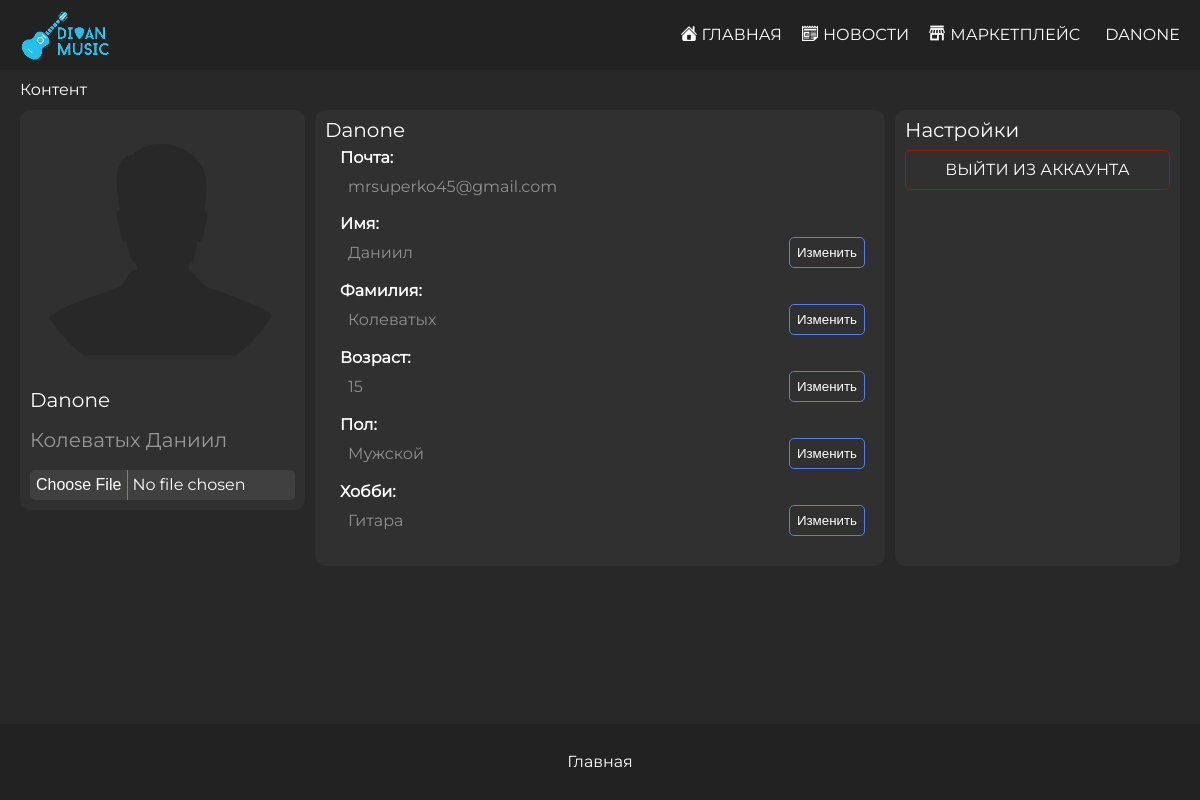
Screenshot of /profile (signed in) with the database file from the repository.
### static/data/users.py (models this page shows, shortened)
class User(SqlAlchemyBase, UserMixin):
    __tablename__ = 'users'
    id = sqlalchemy.Column(sqlalchemy.Integer,
                           primary_key=True, autoincrement=True)
    username = sqlalchemy.Column(sqlalchemy.String, nullable=True)
    email = sqlalchemy.Column(sqlalchemy.String, nullable=True)
    hashed_password = sqlalchemy.Column(sqlalchemy.String, nullable=True)
    name = sqlalchemy.Column(sqlalchemy.String, nullable=True)
    surname = sqlalchemy.Column(sqlalchemy.String, nullable=True)
    age = sqlalchemy.Column(sqlalchemy.Integer, nullable=True)
    sex = sqlalchemy.Column(sqlalchemy.String, nullable=True)
    hobby = sqlalchemy.Column(sqlalchemy.String, nullable=True)
    posts = sqlalchemy.Column(sqlalchemy.Integer, nullable=True)
    avatar_path = sqlalchemy.Column(sqlalchemy.String, nullable=True)
    created_date = sqlalchemy.Column(sqlalchemy.String, nullable=True)

### main.py (the view, shortened to what this page needs)
@app.route('/profile', methods=['POST', 'GET'])
@login_required
def profile():
    form = ProfileForm()
    if request.method == 'GET':
        db_sess = db_session.create_session()
        user = db_sess.query(User).filter(User.id == current_user.id).first()
        if user:
            form.email.data = user.email
            form.name.data = user.name
            form.surname.data = user.surname
            form.age.data = user.age
            form.sex.data = user.sex
            form.hobby.data = user.hobby
        else:
            abort(404)
    return render_template('profile.html',
                           user=current_user,
                           form=form,
                           title=f'{current_user.username} - DIVAN music',
                           image=f'/img/avatars/{current_user.email}.png')

### templates/profile.html (shortened to what this page needs)
{% extends "base.html" %}
{% block content %}
    <div class="content">
        <div class="container">
            <div class="navigation__str">
                Контент
            </div>
            <div class="profile__grid">
                <form method="post" class="registration__form__start" novalidate enctype="multipart/form-data">
                    <div class="profile__grid__body">
                        <div class="profile__grid__item profile__grid__avatar">
                            <div class="posts__page__profile__grid">
                                {% if current_user.is_authenticated %}
                                    <div class="profile__avatar">
                                        {% if current_user.avatar_path %}
                                            <img src="{{ url_for('static', filename=current_user.avatar_path) }}" alt="oops">
                                        {% else %}
                                            <img src="{{ url_for('static', filename='/img/avatars/anonym.png') }}" alt="oops">
                                        {% endif %}
                                    </div>
                                    <div class="profile__info__username">{{ user.username }}</div>
                                    <div class="profile__info__username text__subtitle">{{ user.surname }} {{ user.name }}</div>
                                    {{ form.avatar(class="custom__input__field custom__file__button") }}
                                {% endif %}
                            </div>
                        </div>
                        <div class="profile__grid__item profile__grid__content">
                            {% if current_user.is_authenticated %}
                                <div class="profile__info__username">{{ user.username }}</div>
                                    <div class="profile__info__grid">
                                        <div class="profile__info__item profile__email">
                                            <b>Почта:</b>
                                            <div class="profile__info__item__grid">
                                                <div class="profile__info__field">
                                                {{ form.email(class="profile_info_field custom__input__field unableToEdit") }}
                                                </div>
                                                <div class="profile__edit__button"></div>
                                            </div>
                                        </div>
                                        <div class="profile__info__item profile__name">
                                            <b>Имя:</b>
                                            <div class="profile__info__item__grid">
                                                <div class="profile__info__field">
                                                {{ form.name(class="profile_info_field custom__input__field unableToEdit") }}
                                                </div>
                                                <div class="profile__edit__button">
                                                    <button type="button" class="form__submit" id="profile__edit">Изменить</button>
                                                </div>
                                            </div>
                                        </div>
                                        <div class="profile__info__item profile__surname">
                                            <b>Фамилия:</b>
                                            <div class="profile__info__item__grid">
                                                <div class="profile__info__field">
                                                {{ form.surname(class="profile_info_field custom__input__field unableToEdit") }}
                                                </div>
                                                <div class="profile__edit__button">
                                                    <button type="button" class="form__submit" id="profile__edit">Изменить</button>
                                                </div>
                                            </div>
                                        </div>
                                        <div class="profile__info__item profile__age">
                                            <b>Возраст:</b>
                                            <div class="profile__info__item__grid">
                                                <div class="profile__info__field">
                                                {{ form.age(class="profile_info_field custom__input__field unableToEdit") }}
                                                </div>
                                                <div class="profile__edit__button">
                                                    <button type="button" class="form__submit" id="profile__edit">Изменить</button>
                                                </div>
                                            </div>
                                        </div>
                                        <div class="profile__info__item profile__gender">
                                            <b>Пол:</b>
                                            <div class="profile__info__item__grid">
                                                <div class="profile__info__field">
                                                {{ form.sex(class="profile_info_field custom__input__field unableToEdit") }}
                                                </div>
                                                <div class="profile__edit__button">
                                                    <button type="button" class="form__submit" id="profile__edit">Изменить</button>
                                                </div>
                                            </div>
                                        </div>
                                        <div class="profile__info__item profile__hobby">
                                            <b>Хобби:</b>
                                            <div class="profile__info__item__grid">
                                                <div class="profile__info__field">
                                                {{ form.hobby(class="profile_info_field custom__input__field unableToEdit") }}
                                                </div>
                                                <div class="profile__edit__button">
                                                    <button type="button" class="form__submit" id="profile__edit">Изменить</button>
                                                </div>
                                            </div>
                                        </div>
                                    </div>
                                    {% else %}
                                        <div class="profile__info__username">Неизвестный пользователь</div>
                                    {% endif %}
                                </div>
                                <div class="profile__grid__item profile__grid__right__border">
                                    <div class="profile__settings__grid">
                                        <div class="profile__settings__item profile__settings__title">
                                            Настройки
                                        </div>
                                        <div class="profile__settings__item profile__logout">
                                            {% if current_user.is_authenticated %}
                                                <a href="/logout" class="logout__link">ВЫЙТИ ИЗ АККАУНТА</a>
                                            {% endif %}
                                        </div>
                                    </div>
                                </div>
                    </div>
                </form>
            </div>
        </div>
    </div>
{% endblock %}

### templates/base.html (shortened to what this page needs)
<!doctype html>
<html lang="ru">
<head>
    <link rel="stylesheet" href="../static/css/auth.css">
    <link rel="stylesheet" href="../static/css/marketplace__main__page.css">
    <link rel="stylesheet" href="../static/css/general_style.css">
    <link rel="stylesheet" href="../static/css/posts.css">
    <link rel="stylesheet" href="../static/css/index.css">
    <link rel="stylesheet" href="../static/css/product_page.css">
    <link rel="stylesheet" href="../static/css/profile.css">
    <link rel="stylesheet" href="../static/css/add_post.css">
    <link rel="stylesheet" href="../static/css/add_product.css">
    <link rel="stylesheet" href="../static/css/registration.css">
    <link rel="stylesheet" href="https://cdnjs.cloudflare.com/ajax/libs/animate.css/4.1.1/animate.min.css"/>
</head>
<body>
    <div class="wrapper">
        <header class="header">
            <div class="container">
                <div class="header__body">
                    <a class="header__logo" href="/">
                        <img src="../static/img/logo_v2.png" class="header__logo__image " alt="">
                    </a>
                    <nav class="header__menu">
                        <ul class="header__list">
                            <li>
                                <a href="/" class="header__link link">
                                    <div class="header__link__grid">
                                        <div class="header__link__grid__item">
                                            <img src="../static/img/icons/home.svg" alt="">
                                        </div>
                                        <div class="header__link__grid__item">
                                            Главная
                                        </div>
                                    </div>
                                </a>
                            </li>
                            <li>
                                <a href="/posts" class="header__link link">
                                    <div class="header__link__grid">
                                        <div class="header__link__grid__item">
                                            <img src="../static/img/icons/posts.svg" alt="">
                                        </div>
                                        <div class="header__link__grid__item">
                                            Новости
                                        </div>
                                    </div>
                                </a>
                            </li>
                            <li>
                                <a href="/marketplace" class="header__link link">
                                    <div class="header__link__grid">
                                        <div class="header__link__grid__item">
                                            <img src="../static/img/icons/marketplace.svg" alt="">
                                        </div>
                                        <div class="header__link__grid__item">
                                            Маркетплейс
                                        </div>
                                    </div>
                                </a>
                            </li>
                            {% if current_user.is_authenticated %}
                                <li>
                                    {% if image %}
                                        <a href="/profile" class="header__link header__username">
                                            <div class="header__link__grid">
                                                <div class="header__link__grid__item">
                                                    {{ current_user.username }}
                                                </div>
                                            </div>
                                        </a>
                                    {% endif %}
                                </li>
                            {% endif %}
                        </ul>
                    </nav>
                </div>
            </div>
        </header>
        <main role="main" class="main">
            {% block content %}{% endblock %}
        </main>
        <footer class="footer">
            <form method="post" novalidate>
                <ul>
                    <li>
                        <a class="footer__link" aria-current="page" href="/">Главная</a>
                    </li>
                </ul>
            </form>
        </footer>
    </div>
</body>
</html>

### rows the page displays
User: username "DANONE", username "Danone", surname "Колеватых", name "Даниил", email "mrsuperko45@gmail.com", age "15", sex "Мужской", hobby "Гитара"
